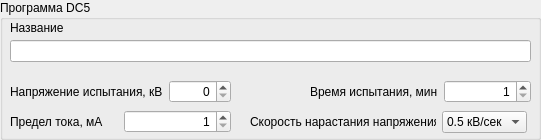
     <widget class="QGroupBox" name="ProgrammControl_7">
      <property name="geometry">
       <rect>
        <x>580</x>
        <y>620</y>
        <width>541</width>
        <height>140</height>
       </rect>
      </property>
      <property name="title">
       <string>Программа DC5</string>
      </property>
      <widget class="QLabel" name="label_59">
       <property name="geometry">
        <rect>
         <x>10</x>
         <y>20</y>
         <width>101</width>
         <height>16</height>
        </rect>
       </property>
       <property name="text">
        <string>Название</string>
       </property>
      </widget>
      <widget class="QLineEdit" name="DC5NameEdit">
       <property name="geometry">
        <rect>
         <x>10</x>
         <y>40</y>
         <width>521</width>
         <height>22</height>
        </rect>
       </property>
       <property name="maxLength">
        <number>100</number>
       </property>
      </widget>
      <widget class="QWidget" name="layoutWidget_17">
       <property name="geometry">
        <rect>
         <x>10</x>
         <y>110</y>
         <width>221</width>
         <height>24</height>
        </rect>
       </property>
       <layout class="QHBoxLayout" name="horizontalLayout_22">
        <item>
         <widget class="QLabel" name="label_60">
          <property name="text">
           <string>Предел тока, мА</string>
          </property>
         </widget>
        </item>
        <item>
         <widget class="QSpinBox" name="DC5CurrentBox">
          <property name="alignment">
           <set>Qt::AlignRight|Qt::AlignTrailing|Qt::AlignVCenter</set>
          </property>
          <property name="minimum">
           <number>1</number>
          </property>
          <property name="maximum">
           <number>200</number>
          </property>
         </widget>
        </item>
       </layout>
      </widget>
      <widget class="QWidget" name="layoutWidget_18">
       <property name="geometry">
        <rect>
         <x>10</x>
         <y>80</y>
         <width>221</width>
         <height>24</height>
        </rect>
       </property>
       <layout class="QHBoxLayout" name="horizontalLayout_23">
        <item>
         <widget class="QLabel" name="label_61">
          <property name="text">
           <string>Напряжение испытания, кВ</string>
          </property>
         </widget>
        </item>
        <item>
         <widget class="QSpinBox" name="DC5VoltageBox">
          <property name="alignment">
           <set>Qt::AlignRight|Qt::AlignTrailing|Qt::AlignVCenter</set>
          </property>
          <property name="maximum">
           <number>100</number>
          </property>
         </widget>
        </item>
       </layout>
      </widget>
      <widget class="QWidget" name="layoutWidget_19">
       <property name="geometry">
        <rect>
         <x>310</x>
         <y>80</y>
         <width>221</width>
         <height>24</height>
        </rect>
       </property>
       <layout class="QHBoxLayout" name="horizontalLayout_24">
        <item>
         <widget class="QLabel" name="label_62">
          <property name="text">
           <string>Время испытания, мин</string>
          </property>
         </widget>
        </item>
        <item>
         <widget class="QSpinBox" name="DC5Time">
          <property name="alignment">
           <set>Qt::AlignRight|Qt::AlignTrailing|Qt::AlignVCenter</set>
          </property>
          <property name="minimum">
           <number>1</number>
          </property>
          <property name="maximum">
           <number>900</number>
          </property>
         </widget>
        </item>
       </layout>
      </widget>
      <widget class="QWidget" name="layoutWidget_20">
       <property name="geometry">
        <rect>
         <x>250</x>
         <y>110</y>
         <width>277</width>
         <height>24</height>
        </rect>
       </property>
       <layout class="QHBoxLayout" name="horizontalLayout_25">
        <item>
         <widget class="QLabel" name="label_63">
          <property name="text">
           <string>Скорость нарастания напряжения</string>
          </property>
         </widget>
        </item>
        <item>
         <widget class="QComboBox" name="DC5AutoSpeedBox">
          <item>
           <property name="text">
            <string>0.5 кВ/сек</string>
           </property>
          </item>
          <item>
           <property name="text">
            <string>1 кВ/сек</string>
           </property>
          </item>
          <item>
           <property name="text">
            <string>2кВ/сек</string>
           </property>
          </item>
         </widget>
        </item>
       </layout>
      </widget>
     </widget>
